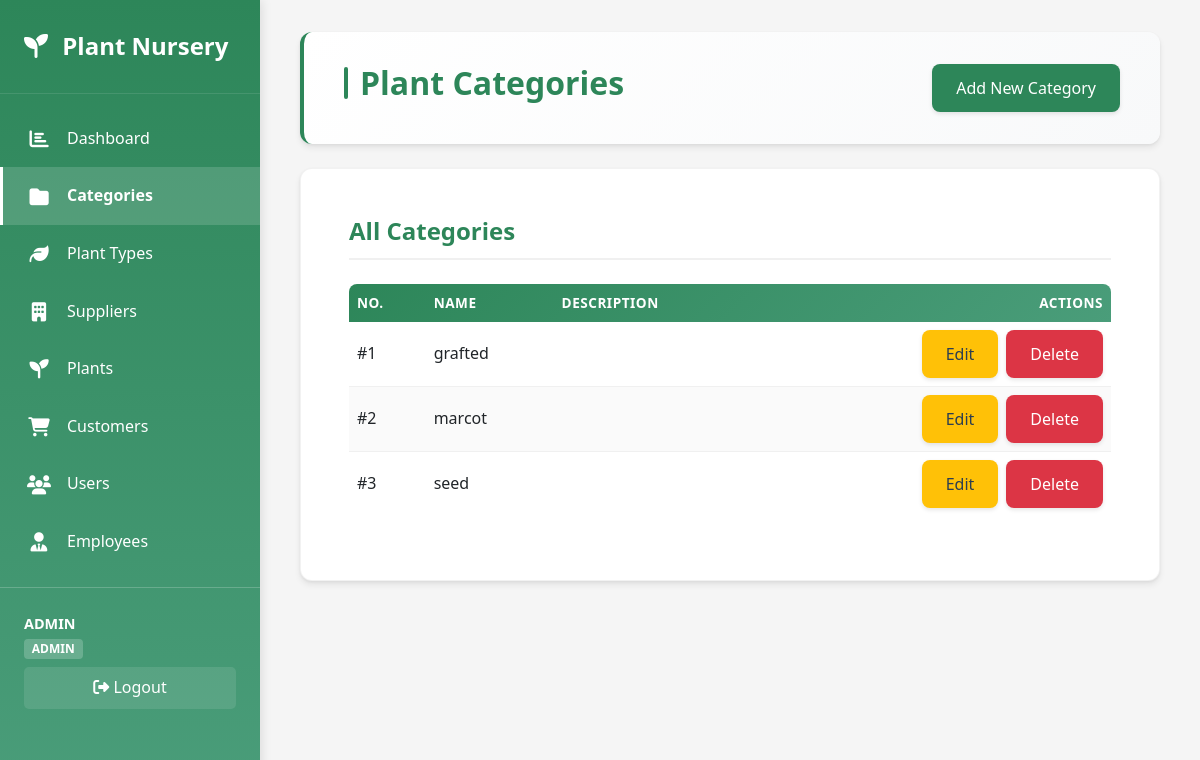
Page /plantcategory/categorypage.php (signed in) on the committed database.
### tables this page shows
CREATE TABLE `plantcategory`  (
  `PlantCategoryID` int NOT NULL AUTO_INCREMENT,
  `Name` varchar(100) NOT NULL,
  `Description` varchar(255) NULL DEFAULT NULL,
  PRIMARY KEY (`PlantCategoryID`) USING BTREE,
  INDEX `idx_name`(`Name` ASC) USING BTREE
);

### plantcategory/categorypage.php (the view, shortened to what this page needs)
<?php
require_once '../config/database.php';
$result = mysqli_query($conn, "SELECT * FROM plantcategory ORDER BY Name");
$categories = mysqli_fetch_all($result, MYSQLI_ASSOC);
include '../includes/header.php';
?>
<div class="page-header mb-4">
    <h2>Plant Categories</h2>
    <a href="create.php" class="btn btn-primary">Add New Category</a>
</div>
<div class="card">
    <div class="card-body">
        <h3 class="card-title mb-4" style="color: var(--primary-color);">All Categories</h3>
        <?php if (count($categories) > 0): ?>
            <div class="table-responsive">
                <table class="table table-hover">
                    <thead>
                        <tr>
                            <th>No.</th>
                            <th>Name</th>
                            <th>Description</th>
                            <th class="text-end">Actions</th>
                        </tr>
                    </thead>
                    <tbody>
                        <?php
                        $counter = 1;
                        foreach ($categories as $category): ?>
                            <tr>
                                <td>#<?php echo $counter; ?></td>
                                <td><?php echo htmlspecialchars($category['Name']); ?></td>
                                <td><?php echo htmlspecialchars($category['Description'] ?? 'N/A'); ?></td>
                                <td class="text-end">
                                    <div class="d-flex gap-2 justify-content-end">
                                        <a href="edit.php?id=<?php echo $category['PlantCategoryID']; ?>" class="btn btn-warning btn-sm">Edit</a>
                                        <a href="delete.php?id=<?php echo $category['PlantCategoryID']; ?>" class="btn btn-danger btn-sm" onclick="return confirm('Are you sure you want to delete this category?')">Delete</a>
                                    </div>
                                </td>
                            </tr>
                        <?php
                        $counter++;
                        endforeach; ?>
                    </tbody>
                </table>
            </div>
        <?php else: ?>
            <div class="text-center py-5">
                <p class="text-muted mb-0">No categories found. <a href="create.php">Create one now</a></p>
            </div>
        <?php endif; ?>
    </div>
</div>
<?php include '../includes/footer.php'; ?>

### assets/css/style.css (style rules this page uses)
* { margin: 0; padding: 0; box-sizing: border-box; }
:root { --primary-color: #2d8659; --secondary-color: #4a9d7a; --accent-color: #6bb896; --danger-color: #dc3545; --warning-color: #ffc107; --success-color: #28a745; --dark-color: #2c3e50; --light-color: #f8f9fa; --border-color: #dee2e6; --text-color: #333; --text-light: #666; }
body { font-family: 'Segoe UI', Tahoma, Geneva, Verdana, sans-serif; background-color: #f5f5f5; color: var(--text-color); line-height: 1.6; display: flex; min-height: 100vh; }
.page-header { background: linear-gradient(135deg, #ffffff 0%, #f8f9fa 100%); padding: 2rem 2.5rem; border-radius: 12px; box-shadow: 0 4px 6px rgba(0,0,0,0.07), 0 1px 3px rgba(0,0,0,0.06); margin-bottom: 2rem; display: flex; justify-content: space-between; align-items: flex-start; border-left: 4px solid var(--primary-color); flex-wrap: wrap; gap: 1rem; }
.page-header h2 { color: var(--primary-color); font-size: 2rem; font-weight: 700; margin: 0; display: flex; align-items: center; gap: 0.75rem; }
.page-header h2::before { content: ''; width: 4px; height: 2rem; background: var(--primary-color); border-radius: 2px; }
.btn { display: inline-block; padding: 0.75rem 1.5rem; border: none; border-radius: 8px; text-decoration: none; font-weight: 500; cursor: pointer; transition: all 0.3s ease; font-size: 1rem; box-shadow: 0 2px 4px rgba(0,0,0,0.1); position: relative; overflow: hidden; }
.btn::before { content: ''; position: absolute; top: 50%; left: 50%; width: 0; height: 0; border-radius: 50%; background: rgba(255,255,255,0.3); transform: translate(-50%, -50%); transition: width 0.6s, height 0.6s; }
.btn-primary { background-color: var(--primary-color); color: white; }
.btn-danger { background-color: var(--danger-color); color: white; }
.btn-warning { background-color: var(--warning-color); color: var(--dark-color); }
.card { background: white; border-radius: 12px; box-shadow: 0 4px 6px rgba(0,0,0,0.07), 0 1px 3px rgba(0,0,0,0.06); padding: 2rem; margin-bottom: 2rem; transition: box-shadow 0.3s ease, transform 0.2s ease; border: 1px solid rgba(0,0,0,0.05); }
.card h3 { color: var(--primary-color); margin-top: 0; margin-bottom: 1.5rem; font-size: 1.5rem; font-weight: 600; border-bottom: 2px solid #f0f0f0; padding-bottom: 0.75rem; }
table { width: 100%; border-collapse: separate; border-spacing: 0; background: white; border-radius: 8px; overflow: hidden; }
table thead { background: linear-gradient(135deg, var(--primary-color), var(--secondary-color)); color: white; }
table thead th { padding: 1.25rem 1rem; text-align: left; font-weight: 600; text-transform: uppercase; font-size: 0.85rem; letter-spacing: 0.5px; border: none; }
table tbody tr { transition: background-color 0.2s ease; }
table tbody td { padding: 1.25rem 1rem; text-align: left; border-bottom: 1px solid #f0f0f0; vertical-align: middle; }
table tbody tr:last-child td { border-bottom: none; }
table tbody tr:nth-child(even) { background-color: #fafafa; }
.gap-2 { gap: 0.5rem !important; }

### rows in the picture
plantcategory: Name "grafted"
plantcategory: Name "marcot"
plantcategory: Name "seed"

### other values in the picture
$_SESSION['username'] "ADMIN"
$_SESSION['role'] "ADMIN"
